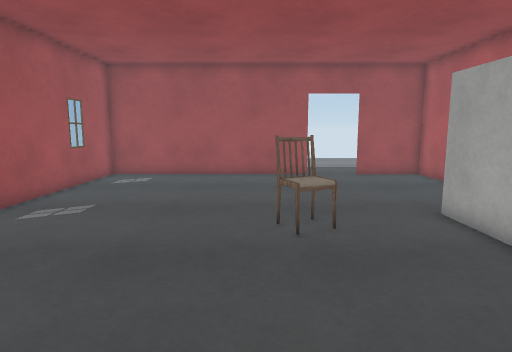
view 1 (above)

12 first-person views from a walk through a scene from a Unity 3-D project. The camera is 1.2 m above the floor, tilts 8° down and sees 75° across. Doors are open. The floor is counted in squares, 0.5 m on a side. Each view is taken from the middle of a square. On the plan, view 1 faces up. The plan holds only what a view shows up to about 20 squares ahead; the rest is blank. The player is left out. Some surface patterns are stand-ins.

view 2
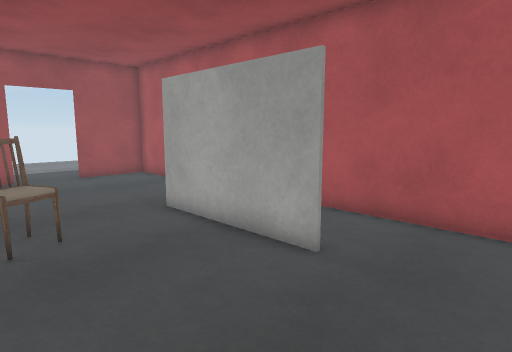

view 3
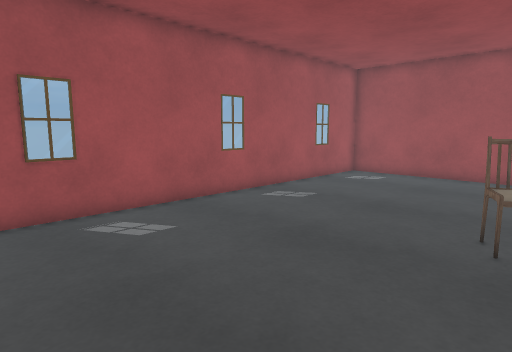

view 4
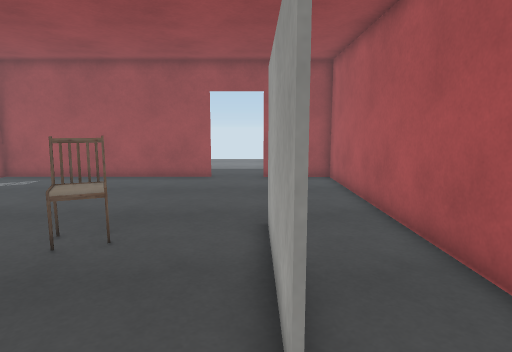

view 5
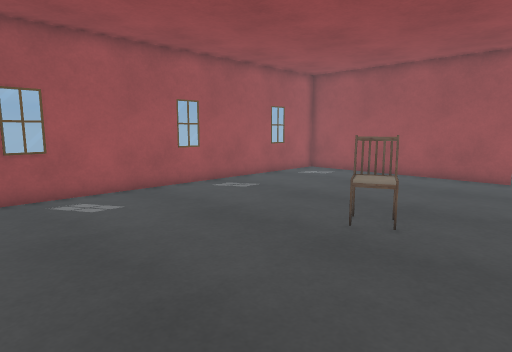

view 6
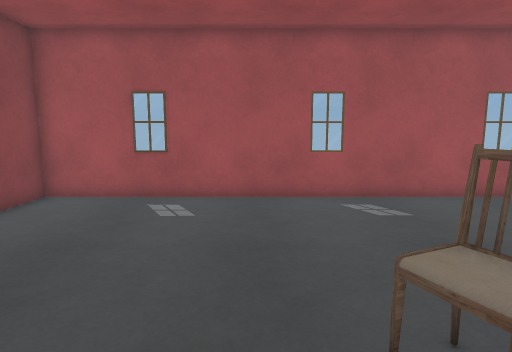

view 7
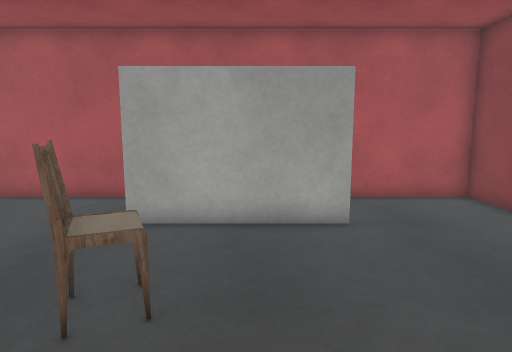

view 8
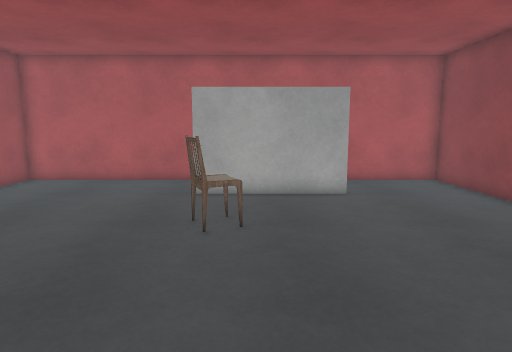

view 9
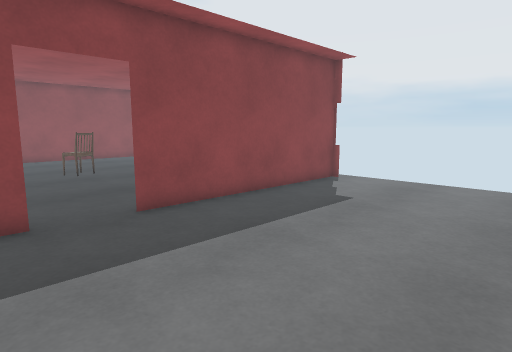

view 10
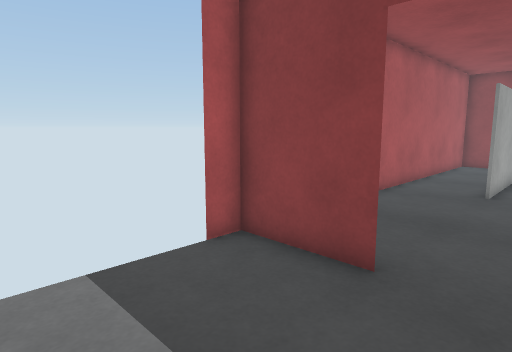

view 11
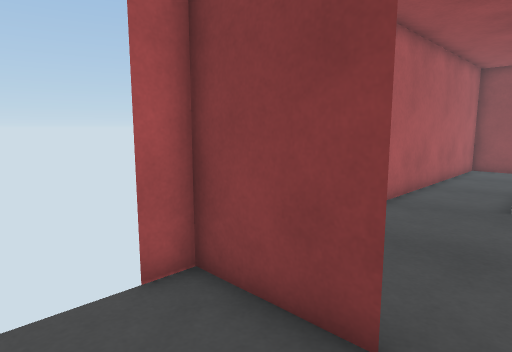

view 12
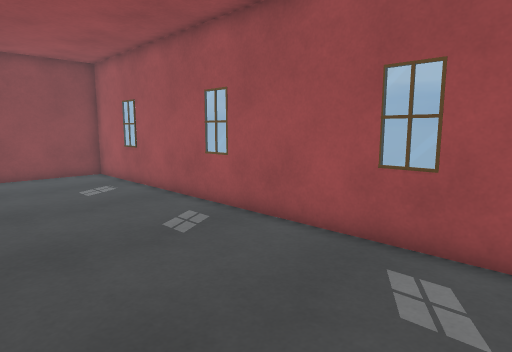

### Floor plan
Points are (right, up) in squares from view 1. A wall is a line through its corners. A room is listed if a view was taken in it or the views show most of it. See-through windows are left out.
Room 1 (views 1, 2, 3, 4, 5, 6, 7, 8, 12)
walls: (5.3, 3.5) (5.3, 9.4); (2.8, 17.8) (-7.8, 17.8); (-7.7, 18.2) (-7.7, -1.5); (8.8, -1.5) (8.8, 18.9); (8.9, 17.8) (5.4, 17.8)
ways out: open door at (4, 18) to room 2
objects: other object (1, 7) to (2, 9)
Room 2 (views 9, 10, 11)
walls: (5.4, 17.8) (8.8, 17.8); (-7.8, 17.8) (2.8, 17.8)
ways out: open door at (4, 18) to room 1

Positions as (right, up) in squares from view 1, and headings:
1: (0, 0), facing up
2: (0, 0), facing up-right
3: (2, 0), facing up-left
4: (5, 1), facing up
5: (5, 0), facing up-left
6: (4, 6), facing left
7: (-3, 6), facing right
8: (-7, 7), facing right
9: (7, 27), facing down-left
10: (3, 23), facing down-right
11: (4, 21), facing down-right
12: (-1, 17), facing down-left
